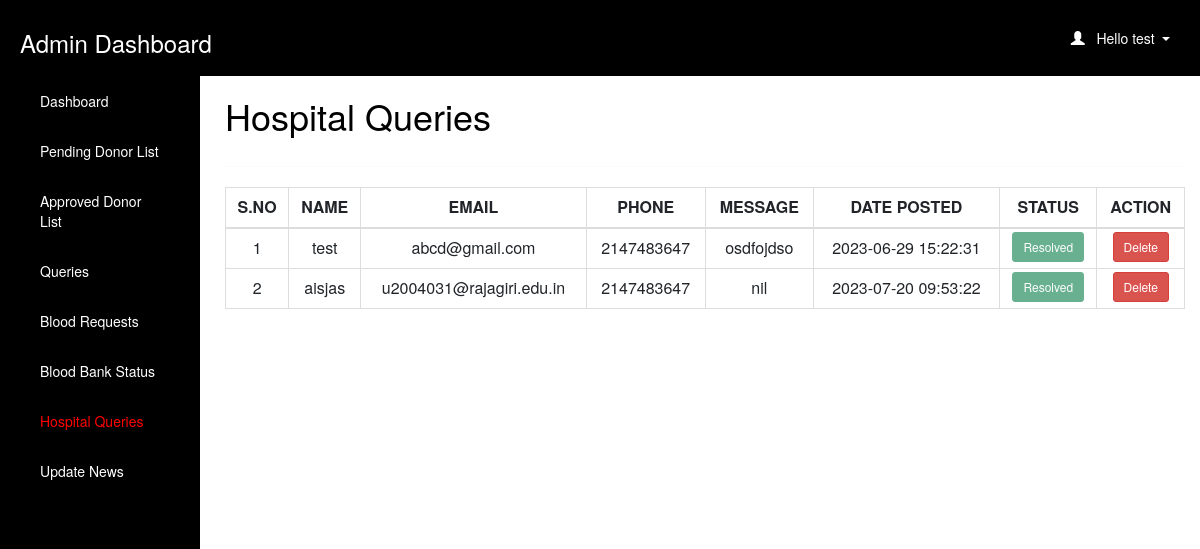
The page /admin/hospital_query.php (signed in) on the database as committed earlier.
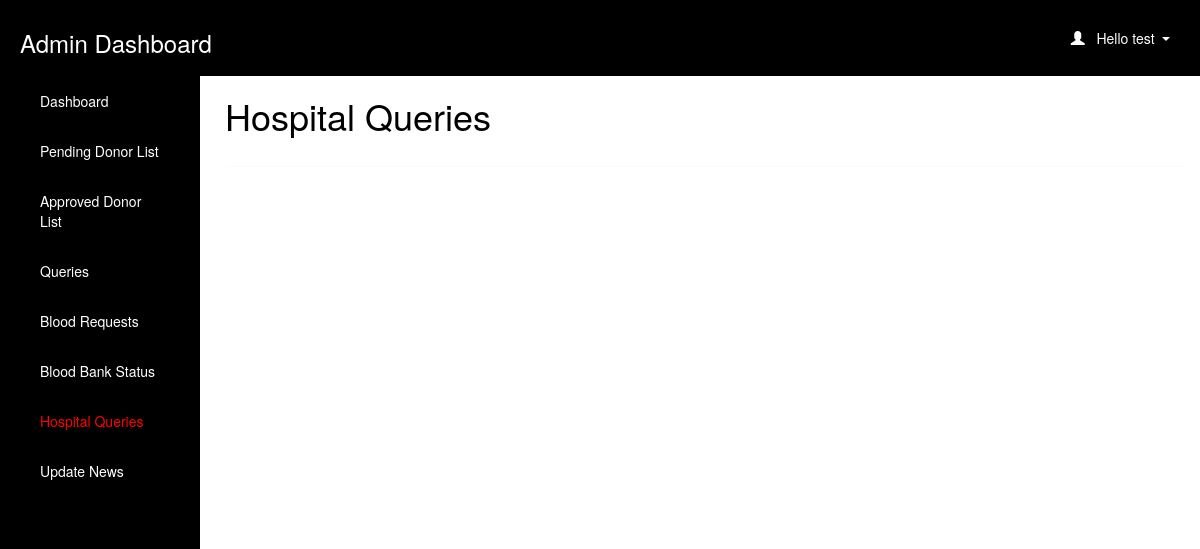
The same page on the database as committed later.
### tables this page shows
CREATE TABLE `contact_admin` (
  `id` int(200) NOT NULL,
  `query_name` varchar(30) NOT NULL,
  `query_phone` int(10) NOT NULL,
  `query_email` varchar(40) NOT NULL,
  `query_message` varchar(1000) NOT NULL,
  `date_time` timestamp NOT NULL DEFAULT current_timestamp() ON UPDATE current_timestamp(),
  `query_status` varchar(15) NOT NULL DEFAULT 'pending'
);

### admin/hospital_query.php (the view, shortened to what this page needs)
<html>
<head>
  <link rel="stylesheet" href="https://cdn.jsdelivr.net/npm/bootstrap@5.2.3/dist/css/bootstrap.min.css">
</head>
<?php
  if (isset($_SESSION['loggedin']) && $_SESSION['loggedin'] == true) {
  ?>
<body style="color: black">
  <div id="header">
    <?php include 'header.php'; ?>
  </div>
  <div id="sidebar">
    <?php $active = "hospital_query";
    include 'sidebar.php'; ?>
  </div>
  <div id="content">
    <div class="content-wrapper">
      <div class="container-fluid">
        <div class="row">
          <div class="col-md-12 lg-12 sm-12">
            <h1 class="page-title">Hospital Queries</h1>
          </div>
        </div>
        <hr>
        <?php
        include 'connection.php';
        $count = 1;
        $sql = "SELECT * FROM contact_admin";
        $result = mysqli_query($connection, $sql);
        if (mysqli_num_rows($result) > 0) {
        ?>
          <div class="table-responsive">
            <table class="table table-bordered" style="text-align: center">
              <thead style="text-align: center">
                <th style="text-align: center">S.NO</th>
                <th style="text-align: center">NAME</th>
                <th style="text-align: center">EMAIL</th>
                <th style="text-align: center">PHONE</th>
                <th style="text-align: center">MESSAGE</th>
                <th style="text-align: center">DATE POSTED</th>
                <th style="text-align: center">STATUS</th>
                <th style="text-align: center">ACTION</th>
              </thead>
              <tbody>
                <?php
                while ($row = mysqli_fetch_assoc($result)) {
                  $queryId = $row['id'];
                ?>
                  <tr>
                    <td><?php echo $count++; ?></td>
                    <td><?php echo $row['query_name']; ?></td>
                    <td><?php echo $row['query_email']; ?></td>
                    <td><?php echo $row['query_phone']; ?></td>
                    <td><?php echo $row['query_message']; ?></td>
                    <td><?php echo $row['date_time']; ?></td>
                    <?php if ($row['query_status'] == "pending") { ?>
                    <td id="btn-text">
                    <button class="btn btn-primary btn-sm btn-secondary" onclick="clickme(<?php echo $queryId; ?>)">Pending</button>
                    </td>
                    <?php } else { ?>
                    <td id="btn-text"><button type="button" class="btn btn-primary btn-sm btn-success" disabled>Resolved</button></td>
                    <?php } ?>
                    <td id="btn-text">
                      <button class="btn btn-primary btn-sm btn-danger" onclick="window.location.href = 'delete_hpt_query.php?id=<?php echo $queryId; ?>';">Delete</a>
                    </td>
                  </tr>
                <?php } ?>
              </tbody>
            </table>
          </div>
        <?php } ?>
        </div>
      </div>
    </div>
   <?php }
    ?>
</body>
</html>

Rows that differ between the two databases and show on the page:
removed contact_admin: query_name "test", query_email "abcd@gmail.com", query_phone "2147483647", query_message "osdfojdso", date_time "2023-06-29 15:22:31", query_status "Resolved"
removed contact_admin: query_name "aisjas", query_email "u2004031@rajagiri.edu.in", query_phone "2147483647", query_message "nil", date_time "2023-07-20 09:53:22", query_status "Resolved"
Other text that changed with them:
text no longer shown: "S.NO NAME EMAIL PHONE MESSAGE DATE POSTED STATUS ACTION"
